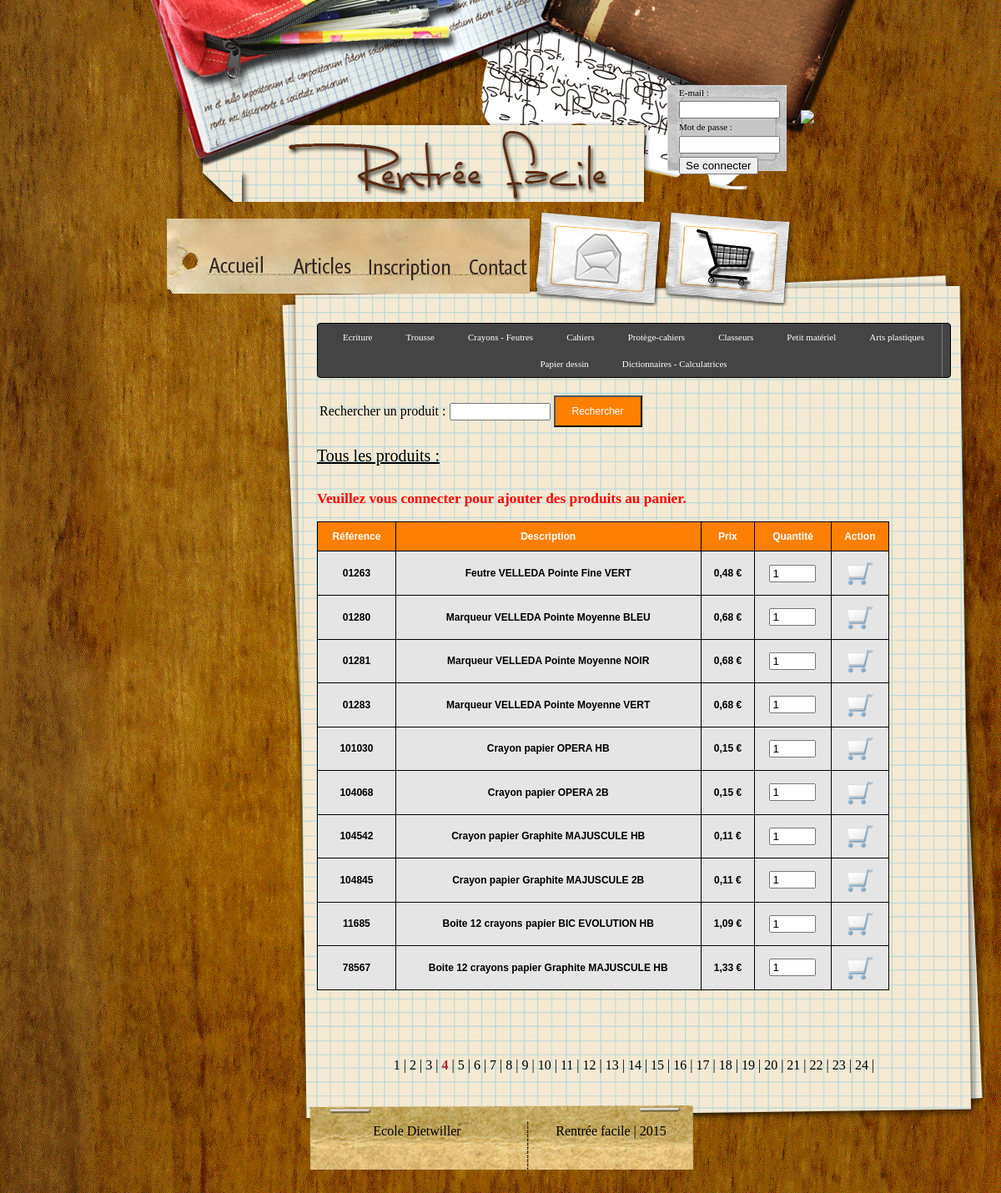
The app's page /fournitures/index.php?page=4 with its own data.
### tables this page shows
CREATE TABLE Materiel(
	id_mat INT AUTO_INCREMENT NOT NULL,
	ref_mat VARCHAR(20) NOT NULL,
	desc_mat VARCHAR(80),
	prix_mat numeric(5,2),
	id_scat INT NOT NULL,
	PRIMARY KEY (id_mat),
	FOREIGN KEY (id_scat) REFERENCES Sous_categorie (id_scat)
);

### lib/lib_db.class.php (called while the page is built, shortened)
<?php
class DB_connection
{
	private $_connection;
	private $_result;
	public function DB_connection()
	{
		$this->_hostname = HOST;
		$this->_username = USER;
		$this->_password = PASS;
		$this->_database = DB;
		$this->_connection = @mysqli_connect($this->_hostname, $this->_username, $this->_password, $this->_database) or die ("Erreur de connexion &acirc; la base. ".mysql_error());
	}
	public function DB_query($requete)
	{
		$this->_result = @mysqli_query($this->_connection, $requete) or die ("Probl&egrave;me dans l'ex&eacute;cution de la requ&ecirc;te : $requete. ".mysql_error());
		return $this->_result;
	}
	public function DB_object()
	{
		$this->_row = @mysqli_fetch_object($this->_result);
		return $this->_row;
	}
	public function DB_count()
	{
		$this->_row = @mysqli_num_rows($this->_result);
		return $this->_row;
	}
}
?>

### inc/url.inc.php (called while the page is built)
<?php
function recuperer_url()
{
    $url=explode('/', $_SERVER['REQUEST_URI']);
	return $url;
}
?>

### lib/lib_fournitures.php (the view, shortened to what this page needs)
<?php
function afficherFournitures($panier, $rubrique="", $srubrique="", $recherche="")
{
	$db = new DB_connection();
	$query = 'SELECT jma FROM Date_limite';
	$db->DB_query($query);
	$now = Date("Y-m-d");
	$jma = Date("Y-m-d");
	if($db->DB_count() > 0)
	{
		if($date = $db->DB_object())
		{
			$now = new DateTime($now);
			$now = $now->format('Ymd');
			$jma = new DateTime($date->jma);
			$jma = $jma->format('Ymd');
		}
	}
	if(!empty($recherche))
	{
		$requete = 'SELECT ref_mat, desc_mat, prix_mat FROM Materiel WHERE desc_mat LIKE \'%'.$recherche.'%\' OR ref_mat = \''.$recherche.'\'';
	}
	else
	{
		$requete = 'SELECT m.ref_mat, m.desc_mat, m.prix_mat, sc.categorie, sc.scat FROM Materiel as m, Sous_categorie as sc WHERE m.id_scat = sc.id_scat';
	}
	$db->DB_query($requete);
	$nb_elems = 10;
	$nb_pages = ceil($db->DB_count() / $nb_elems);
	if(!empty($_GET["page"]))
	{
		$page = intval(htmlentities($_GET["page"], ENT_QUOTES));
	}
	else
		$page = 1;
	$debut = ($page - 1) * $nb_elems;
	$requete .= ' LIMIT '.$debut.', '.$nb_elems.'';
	echo "<div id=\"produits\">";
	if(isset($_SESSION["id_parent"]))
	{
		if($now < $jma)
		{
			if(isset($_GET["ref"]))
			{
				$requete2 = 'SELECT ref_mat FROM Materiel WHERE ref_mat = "'.$db->quote($_GET["ref"]).'"';
				$db->DB_query($requete2);
				if($db->DB_count() > 0)
				{
					$str = "L'article ".htmlentities($_GET["ref"], ENT_QUOTES)." a été ajouté au <a href=\"../panier\">panier</a>";
					if(isset($_GET["qte"]))
					{
						$s = htmlentities($_GET["qte"], ENT_QUOTES) > 1 ? "s" : "";
						$str .= " en ".htmlentities($_GET["qte"], ENT_QUOTES)." exemplaire".$s."&nbsp;";
					}
					echo "<span style=\"color:green; font-size:13pt\"><p><strong>$str</strong><img src=\"../../img/icon_OK.png\"></p></span>";
				}
			}
		}
		else
		{
			echo "<span style=\"color:red; font-size:13pt\"><p><strong>La date limite de commande est passée.</strong></p></span>";
		}
	}
	else
	{
		echo "<span style=\"color:red; font-size:13pt\"><p><strong>Veuillez vous connecter pour ajouter des produits au panier.</strong></p></span>";
	}
	$db->DB_query($requete);
	if($db->DB_count() > 0)
	{
		echo "<div class=\"liste\">";
		echo "<table>
				<tr>
					<td>Référence</td>
					<td>Description</td>
					<td>Prix</td>
					<td>Quantité</td>
					<td>Action</td>
				</tr>";
		while($mat = $db->DB_object())
		{
			echo "<form method=\"get\" action=\"\">";
			$tr = "<tr>";
			echo $tr;
				echo "<td>".$mat->ref_mat."</td>
				<td>".$mat->desc_mat."</td>
				<td>".number_format($mat->prix_mat, 2, ',', ' ')." €</td>";
				$td = "<td><input type=\"number\" name=\"qte\" value=\"1\" size=\"1\" min=\"1\" max=\"20\"></td>";
				echo $td;
				echo "<td><input type=\"submit\" title=\"Ajouter au panier\" value=\"\" class=\"ajPanier\"></td>";
				echo "</tr>";
				echo "</form>";
		}
		echo "</table>";
	}
	else
	{
		echo "<p>Aucun produit trouvé.</p>";
	}
	echo "</div></div>";
	echo "<div id=\"pages\">";
	$chemin = explode('/', recuperer_url()[4])[0];
	$script = explode('?', $chemin)[0];
	if($nb_pages > 1)
	{
		for($i=1; $i <= $nb_pages; ++$i)
		{
			if($page == $i)
				echo "<span style=\"font-weight:bold; color:brown\">".$i."</span> | ";
			else
			{
				if(aucun_arg($chemin))
					echo "<a href=".formater_url($script, urlencode($rubrique), urlencode($srubrique), urlencode($recherche))."?page=".$i.">".$i."</a>";
				else
					echo "<a href=".formater_url($script, urlencode($rubrique), urlencode($srubrique), urlencode($recherche))."&amp;page=".$i.">".$i."</a>";
				echo " | ";
			}
		}
	}
	echo "</div>";
}
function aucun_arg($url)
{
	if(!isset($_GET["cat"]) && !isset($_GET["scat"]) && !isset($_GET["find"]))
	{
		return true;
	}
}
function formater_url($script, $cat, $scat, $find)
{
	$str = $script;
	return $str;
}
?>

### css/style.css (style rules this page uses)
body { background-image:url(../img/background.gif) ; margin:0px 15% 10px 15%; }
#pages { text-align:center; }
#pages a:link, #pages a:visited { color:black; text-decoration:none; }
#produits { margin-top:30px; min-height:680px; }
.ajPanier { background:url(../img/panier.png); width:32px; height:32px; cursor:pointer; border:0; }
.liste { margin:0px;padding:0px; width:90%; border:1px solid #000000; -moz-border-radius-bottomleft:0px; -webkit-border-bottom-left-radius:0px; border-bottom-left-radius:0px; -moz-border-radius-bottomright:0px; -webkit-border-bottom-right-radius:0px; border-bottom-right-radius:0px; -moz-border-radius-topright:0px; -webkit-border-top-right-radius:0px; border-top-right-radius:0px; -moz-border-radius-topleft:0px; -webkit-border-top-left-radius:0px; border-top-left-radius:0px; }
.liste table { border-collapse: collapse; border-spacing: 0; width:100%; height:100%; margin:0px;padding:0px; }
.liste table tr:first-child td:first-child { -moz-border-radius-topleft:0px; -webkit-border-top-left-radius:0px; border-top-left-radius:0px; }
.liste table tr:first-child td:last-child { -moz-border-radius-topright:0px; -webkit-border-top-right-radius:0px; border-top-right-radius:0px; }
.liste td { vertical-align:middle; background-color:#e5e5e5; border:1px solid #000000; border-width:0px 1px 1px 0px; text-align:center; padding:10px; font-size:12px; font-family:Arial; font-weight:bold; color:#000000; }
.liste tr td:last-child { border-width:0px 0px 1px 0px; }
.liste tr:first-child td { background:-o-linear-gradient(bottom, #ff7f00 5%, #ff7f00 100%); background:-webkit-gradient( linear, left top, left bottom, color-stop(0.05, #ff7f00), color-stop(1, #ff7f00) ); background:-moz-linear-gradient( center top, #ff7f00 5%, #ff7f00 100% ); filter:progid:DXImageTransform.Microsoft.gradient(startColorstr="#ff7f00", endColorstr="#ff7f00"); background: -o-linear-gradient(top,#ff7f00,ff7f00); background-color:#ff7f00; border:0px solid #000000; text-align:center; border-width:0px 0px 1px 1px; font-size:12px; font-family:Arial; font-weight:bold; color:#ffffff; }
.liste tr:first-child td:first-child { border-width:0px 0px 1px 0px; }
.liste tr:first-child td:last-child { border-width:0px 0px 1px 1px; }

### records on screen
materiel: ref_mat "01263", desc_mat "Feutre VELLEDA Pointe Fine VERT", prix_mat "0,48"
materiel: ref_mat "01280", desc_mat "Marqueur VELLEDA Pointe Moyenne BLEU", prix_mat "0,68"
materiel: ref_mat "01281", desc_mat "Marqueur VELLEDA Pointe Moyenne NOIR", prix_mat "0,68"
materiel: ref_mat "01283", desc_mat "Marqueur VELLEDA Pointe Moyenne VERT", prix_mat "0,68"
materiel: ref_mat "101030", desc_mat "Crayon papier OPERA HB", prix_mat "0,15"
materiel: ref_mat "104068", desc_mat "Crayon papier OPERA 2B", prix_mat "0,15"
materiel: ref_mat "104542", desc_mat "Crayon papier Graphite MAJUSCULE HB", prix_mat "0,11"
materiel: ref_mat "104845", desc_mat "Crayon papier Graphite MAJUSCULE 2B", prix_mat "0,11"
materiel: ref_mat "11685", desc_mat "Boite 12 crayons papier BIC EVOLUTION HB", prix_mat "1,09"
materiel: ref_mat "78567", desc_mat "Boite 12 crayons papier Graphite MAJUSCULE HB", prix_mat "1,33"

### other values on screen
$titres[$i++] "Ecriture"
$titres[$i++] "Trousse"
$titres[$i++] "Crayons - Feutres"
$titres[$i++] "Cahiers"
$titres[$i++] "Protège-cahiers"
$titres[$i++] "Classeurs"
$titres[$i++] "Petit matériel"
$titres[$i++] "Arts plastiques"
$titres[$i++] "Papier dessin"
$titres[$i++] "Dictionnaires - Calculatrices"
